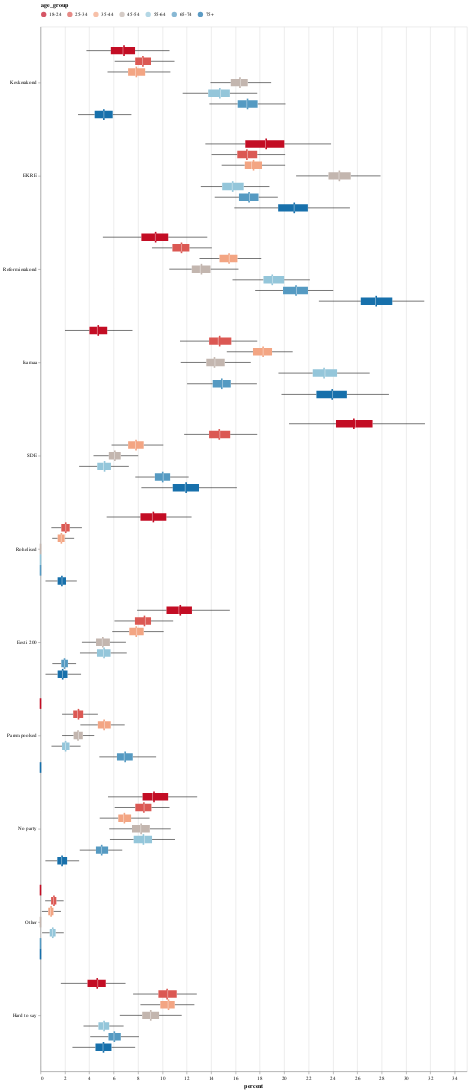

The notebook cell saved with this chart:
### Code cell
e2e_plot({
    'res_col' : 'party_preference',
    'factor_cols': ['age_group'],
    'filter': {},
    'plot': 'boxplots',
    'internal_facet': True
},data_file)

### Figure 1 — Vega-Lite specification as saved in the notebook (floating-point values rounded to 4 significant figures; data arrays with more than 128 entries replaced by an {"elided": "..."} marker saying what was removed)
{"config": {"view": {"continuousWidth": 300, "continuousHeight": 300}}, "layer": [{"mark": {"type": "tick", "thickness": 3}, "encoding": {"color": {"field": "age_group", "legend": {"orient": "top"}, "scale": {"domain": ["18-24", "25-34", "35-44", "45-54", "55-64", "65-74", "75+"], "range": ["#c30d24", "#db5853", "#f3a583", "#c3b6af", "#94c6da", "#559ac2", "#1770ab"]}, "type": "nominal"}, "tooltip": [{"aggregate": "mean", "field": "percent", "type": "quantitative"}, {"field": "age_group", "type": "ordinal"}, {"field": "party_preference", "type": "nominal"}], "x": {"aggregate": "mean", "field": "percent", "type": "quantitative"}, "y": {"field": "party_preference", "sort": ["Keskerakond", "EKRE", "Reformierakond", "Isamaa", "SDE", "Rohelised", "Eesti 200", "Parempoolsed", "No party", "Other", "Hard to say"], "title": null, "type": "nominal"}, "yOffset": {"field": "age_group", "sort": ["18-24", "25-34", "35-44", "45-54", "55-64", "65-74", "75+"], "title": null, "type": "nominal"}}}, {"mark": {"type": "boxplot", "clip": true, "outliers": false}, "encoding": {"color": {"field": "age_group", "legend": {"orient": "top"}, "scale": {"domain": ["18-24", "25-34", "35-44", "45-54", "55-64", "65-74", "75+"], "range": ["#c30d24", "#db5853", "#f3a583", "#c3b6af", "#94c6da", "#559ac2", "#1770ab"]}, "type": "nominal"}, "tooltip": [{"field": "age_group", "type": "ordinal"}, {"field": "party_preference", "type": "nominal"}], "x": {"axis": {"format": "f"}, "field": "percent", "title": "percent", "type": "quantitative"}, "y": {"field": "party_preference", "sort": ["Keskerakond", "EKRE", "Reformierakond", "Isamaa", "SDE", "Rohelised", "Eesti 200", "Parempoolsed", "No party", "Other", "Hard to say"], "title": null, "type": "nominal"}, "yOffset": {"field": "age_group", "sort": ["18-24", "25-34", "35-44", "45-54", "55-64", "65-74", "75+"], "title": null, "type": "nominal"}}}], "data": {"name": "data-34e746e52a341ab8d03a73e29af0c890"}, "width": 800, "$schema": "https://vega.github.io/schema/vega-lite/v5.15.1.json", "datasets": {"data-34e746e52a341ab8d03a73e29af0c890": {"elided": "15400 records"}}}
